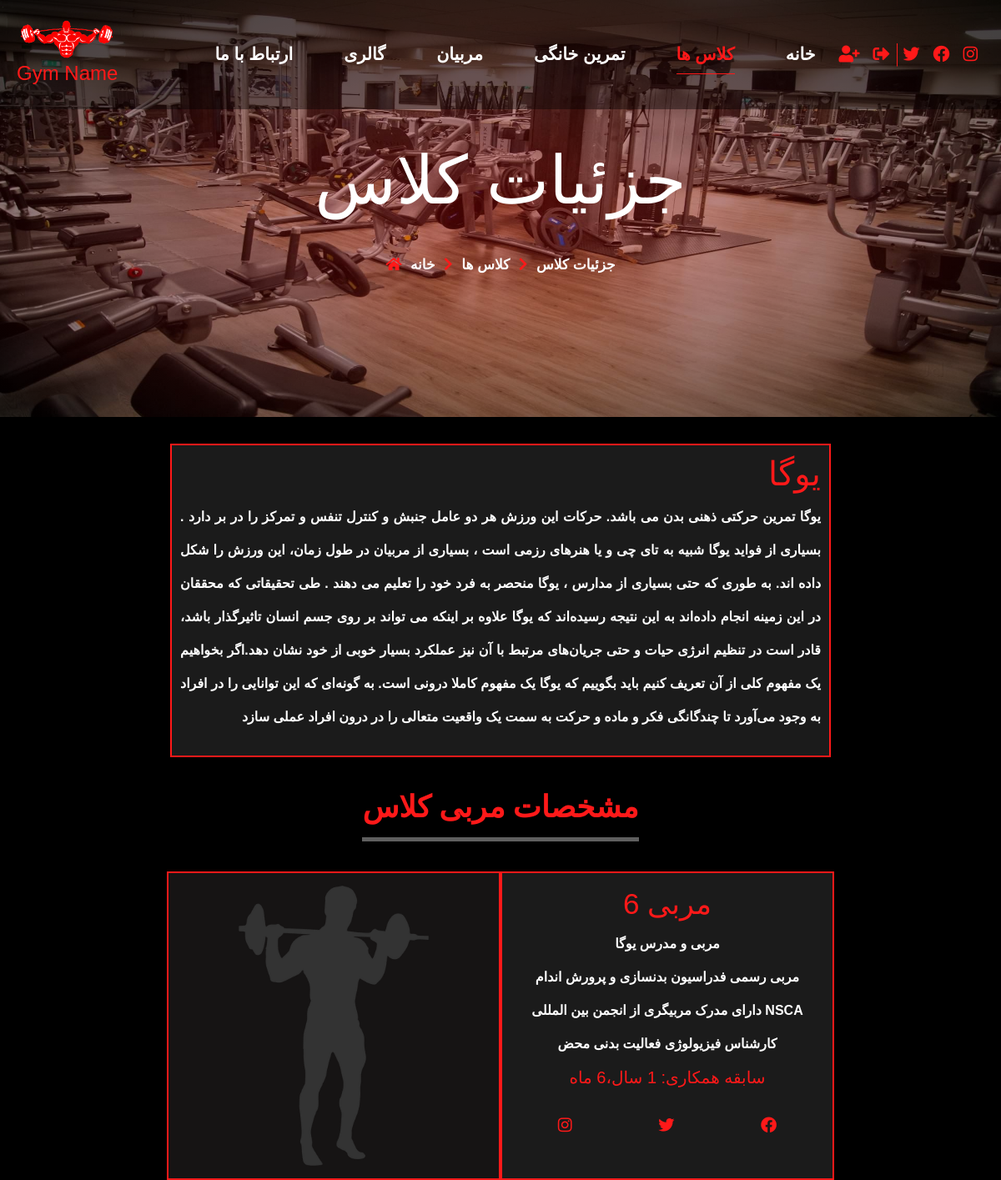
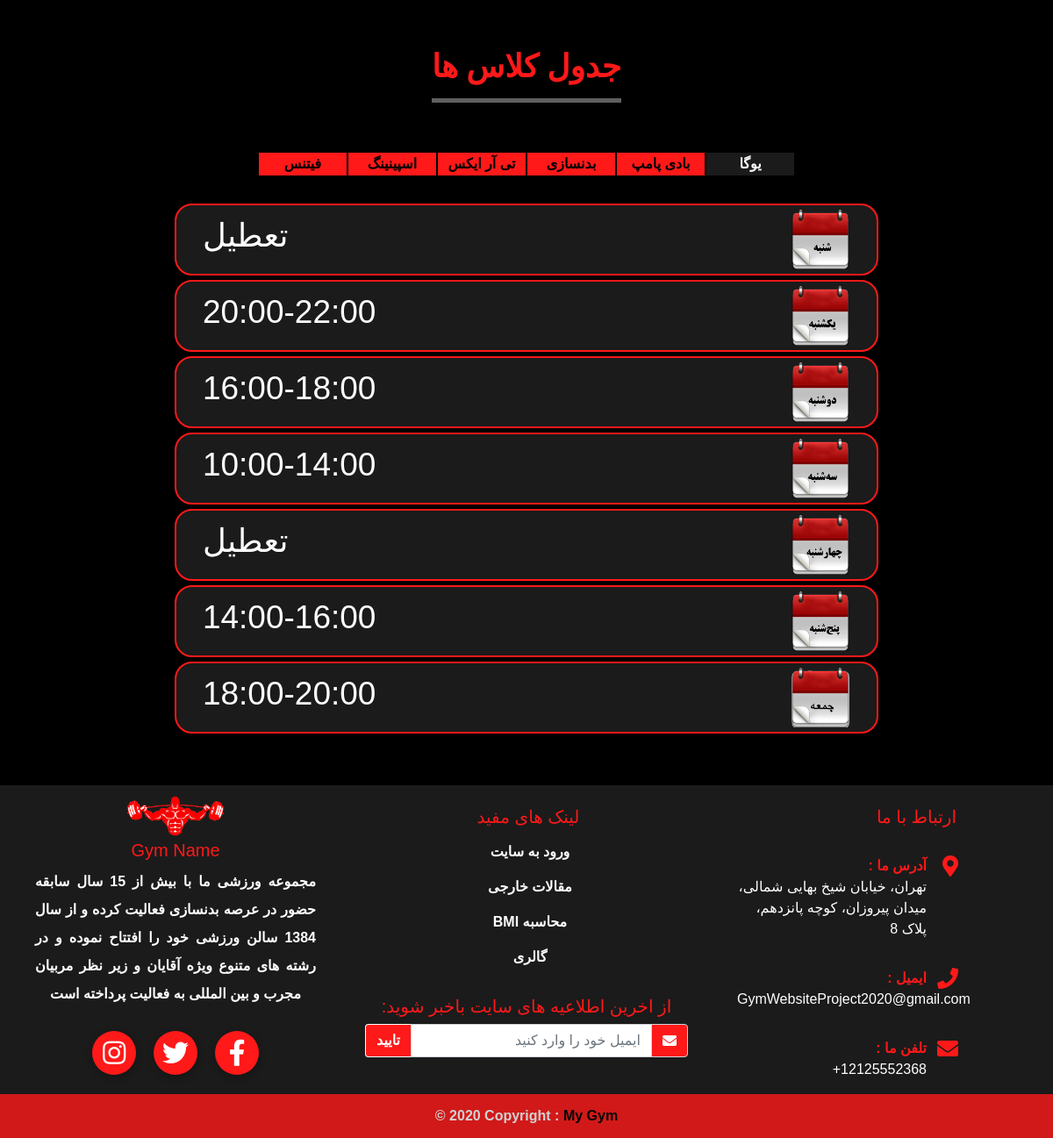
The app's page /classes/presence_classes/1 with its own data (2 pictures, top to bottom).
### pages/models.py (models this page shows, shortened)
class Banner(models.Model):
    class Pages(models.TextChoices):
            page_1 = 'presence_class', "کلاس های حضوری"
            page_2 = 'online_private_class', "کلاس های انلاین خصوصی"
            page_3 = 'online_public_class', "کلاس های انلاین عمومی"
            page_4  = 'beginner_workouts', "تمرینات سطح مبتدی"
            page_5 = 'intermediate_workouts', "تمرینات سطح متوسط"
            page_6 = 'advanced_workouts', "تمرینات سطح پیشرفته"
            page_7 = 'our_team', "تیم ما"
            page_8 = 'gallery', "گالری"
            page_9 = 'contact_us', "ارتباط با ما"
            page_10 = 'profile', "پروفایل کاربری"
            page_11 = 'online_private_class_details', "جزئیات کلاس انلاین خصوصی"
            page_12 = 'online_public_class_details',"جزئیات کلاس انلاین عمومی"
            page_13 = 'presence_class_details',"جزئیات کلاس حضوری"
    image = models.ImageField(upload_to='banners/pages_banners/%Y/%m/%d')
    title = models.CharField(max_length=100)
    page = models.CharField(max_length=100,choices=Pages.choices,unique=True)
    class Meta:
        verbose_name_plural = "بنر ها"

### classes/models.py (models this page shows, shortened)
class Class(models.Model):
    class Time(models.TextChoices):
            time_1 = '10:00-14:00', "10:00-14:00"
            time_2 = '14:00-16:00', "14:00-16:00"
            time_3 = '16:00-18:00', "16:00-18:00"
            time_4  = '18:00-20:00', "18:00-20:00"
            time_5 = '20:00-22:00', "20:00-22:00"
            closed = 'تعطیل', "تعطیل"
    coach = models.ForeignKey(Coach, on_delete=models.DO_NOTHING)
    title = models.CharField(max_length=200)
    workout_type = models.CharField(max_length=200,blank=True)
    image = models.ImageField(upload_to='classes/presence_classes/%Y/%m/%d')
    description = models.TextField(blank=True)
    price = models.DecimalField(max_digits=10, decimal_places=0)
    is_published = models.BooleanField(default=True)
    sunday = models.CharField(max_length=100,choices=Time.choices, default=Time.closed,verbose_name="یکشنبه")
    monday = models.CharField(max_length=100,choices=Time.choices, default=Time.closed,verbose_name="دوشنبه")
    tuesday = models.CharField(max_length=100,choices=Time.choices, default=Time.closed,verbose_name="سه شنبه")
    wednesday = models.CharField(max_length=100,choices=Time.choices, default=Time.closed,verbose_name="چهارشنبه")
    thursday = models.CharField(max_length=100,choices=Time.choices, default=Time.closed,verbose_name="پنجشنبه")
    friday = models.CharField(max_length=100,choices=Time.choices, default=Time.closed,verbose_name="جمعه")
    saturday = models.CharField(max_length=100,choices=Time.choices, default=Time.closed,verbose_name="شنبه")
    class Meta:
        verbose_name_plural = "کلاس های حضوری"

### coaches/models.py (models this page shows, shortened)
class Coach(models.Model):
    name = models.CharField(max_length=200)
    photo = models.ImageField(upload_to='coaches/%Y/%m/%d')
    live_stream_link = models.URLField(blank=True, null=True)
    classes = models.TextField(blank=True)
    info_1 = models.CharField(max_length=200,blank=True)
    info_2 = models.CharField(max_length=200,blank=True)
    info_3 = models.CharField(max_length=200,blank=True)
    info_4 = models.CharField(max_length=200,blank=True)
    hire_date = models.DateField(default=datetime.now,blank=False)
    instagram_link = models.URLField(blank=True)
    facebook_link = models.URLField(blank=True)
    twitter_link = models.URLField(blank=True)
    class Meta:
        verbose_name_plural = "مربیان"

### contact_us/models.py (models this page shows, shortened)
class Contact_Info(models.Model):
    address = models.TextField()
    phone = PhoneNumberField(null=False, blank=False)
    email = models.EmailField()
    instagram_link = models.URLField(blank=True)
    facebook_link = models.URLField(blank=True)
    twitter_link = models.URLField(blank=True)
    bio = models.TextField()
    class Meta:
        verbose_name_plural = "اطلاعات سایت"

### classes/views.py (the view)
# urls.py: path('presence_classes/<int:class_id>', views.class_details, name='class_details'),
def class_details(request,class_id):
    details = get_object_or_404(Class, pk=class_id)
    classes = Class.objects.filter(is_published=True)
    banner = Banner.objects.filter(page="presence_class_details").first()
    context = {
        'classes' : classes,
        'details' : details,
        'banner' : banner,
        'class1' : classes[0],
        }
    return render(request, './classes/class-details.html',context)

### pages/context_processors.py (called while the page is built, shortened)
def info(request):
    info = Contact_Info.objects.all()
    context = {
        'info' : info.first(),
    }
    all_users = User.objects.all()
    for user in all_users:
        active_registers , expired_registers = Register.objects.get_user_registers(user)
        for i in expired_registers:
            i.is_expired=True
            i.save()
    if request.user.is_authenticated:
        cart_obj, new_obj = Cart.objects.new_or_get(request.user)
        cart_count = cart_obj.selected_class.count() + cart_obj.online_selected_class.count()
        context.update({'cart_count' : cart_count})
    return(context)

### registers/models.py (called while the page is built)
def add_dates(sender, instance, *args, **kwrags):
    if instance.status == 'پرداخت شده':
        if instance.register_date is None and instance.expiration_date is None:
            instance.register_date = date.today()
            instance.expiration_date = date.today() + timedelta(days=1)

def pre_save_create_register_id(sender, instance, *args, **kwrags):
    if not instance.register_id:
        instance.register_id = unique_register_id_generator(instance)

def post_save_register(sender, instance, created, *args, **kwrags):
    if created:
        instance.update_total()

def change_cart_status(sender, instance, *args, **kwargs):
    if instance.status == "پرداخت شده":
        qs = Cart.objects.filter(id=instance.cart.id)
        qs.update(terminated=True)

    def get_user_registers(self,user):
        active_classes = []
        qs = self.get_queryset().filter(user=user, status="پرداخت شده")
        for i in qs:
            if i.expiration_date > date.today():
                active_classes.append(i)
        s = set(active_classes)
        expired_classes = [x for x in qs if x not in s]
        return active_classes, expired_classes

### templates/classes/class-details.html (shortened to what this page needs)
{% extends 'base.html' %}
{% load static %}
{% load humanize %}
{% block content %}
<section>
  <div class="banner" style="background-image: url('{{ banner.image.url }}');">
    <h1 data-aos="fade-up" data-aos-duration="800">{{ banner.title }}</h1>
    <div class="page-address">
      <span><i class="fa fa-home"></i></span>
      <span> جزئیات کلاس </span>
      <span><i class="fas fa-chevron-right"></i></span>
      <span> کلاس ها </span>
      <span><i class="fas fa-chevron-right"></i></span>
      <span> خانه </span>
    </div>
  </div>
</section>
<section class="container class-info">
  <h1>{{ details.title }}</h1>
  <p>
    {{ details.description }}
  </p>
</section>
<section class="container-fluid">
  <span class="simple-title">مشخصات مربی کلاس</span>
  <div class="row d-flex justify-content-center">
    <div class="col-md-4 coach-image">
      <img src="{{details.coach.photo.url}}" alt="" />
    </div>
    <div class="col-md-4 coach-info">
      <div class="coach-header">
        <h3>{{ details.coach.name }}</h3>
        {% if details.coach.info_1 %}
        <p>{{ details.coach.info_1 }}</p>
        {% endif %}
        {% if details.coach.info_2 %}
        <p>{{ details.coach.info_2 }}</p>
        {% endif %}
        {% if details.coach.info_3 %}
        <p>{{ details.coach.info_3 }}</p>
        {% endif %}
        {% if details.coach.info_4 %}
        <p>{{ details.coach.info_4 }}</p>
        {% endif %}
        <h4>سابقه همکاری: {{ details.coach.hire_date | timesince }}</h4>
      </div>
      <div class="coach-social">
        <a {% if details.coach.instagram_link %} href="{{details.coach.instagram_link}}" {% else %} href="#"
          {% endif %}><i class="fab fa-instagram"></i></a>
        <a {% if details.coach.twitter_link %} href="{{details.coach.twitter_link}}" {% else %} href="#" {% endif %}><i
            class="fab fa-twitter"></i></a>
        <a {% if details.coach.facebook_link %} href="{{details.coach.facebook_link}}" {% else %} href="#"
          {% endif %}><i class="fab fa-facebook"></i></a>
      </div>
    </div>
  </div>
</section>
<section class="container-fluid my-5">
  <span class="simple-title">جدول کلاس ها</span>
<div class="tab">
  {% for class in classes %}
  {% if class == class1 %}
  <button class="tablinks active" onclick="schedule(event, '{{ class.title }}')">{{ class.title }}</button>
  {% else %}
  <button class="tablinks" onclick="schedule(event, '{{ class.title }}')">{{ class.title }}</button>
  {% endif %}
  {% endfor %}
</div>
{% for class in classes %}
{% if class == class1 %}
<div id="{{ class.title }}" class="tabcontent" style="display: block;">
{% else %}
<div id="{{ class.title }}" class="tabcontent">
  {% endif %}
  <div class="schedule">
  <img src="{% static 'images/شنبه.png' %}" alt="">
  <h5>{{ class.saturday }}</h5>
 </div>
<div class="schedule">
  <img src="{% static 'images/یکشنبه.png' %}" alt="">
  <h5>{{ class.sunday }}</h5>
  </div>
<div class="schedule">
  <img src="{% static 'images/دوشنبه.png' %}" alt="">
  <h5>{{ class.monday }}</h5>
  </div>
<div class="schedule">
  <img src="{% static 'images/سه شنبه.png' %}" alt="">
  <h5>{{ class.tuesday }}</h5>
  </div>
<div class="schedule">
  <img src="{% static 'images/چهارشنبه.png' %}" alt="">
  <h5>{{ class.wednesday }}</h5>
  </div>
<div class="schedule">
  <img src="{% static 'images/پنجشنبه.png' %}" alt="">
  <h5>{{ class.thursday }}</h5>
  </div>
<div class="schedule">
  <img src="{% static 'images/جمعه.png' %}" alt="">
  <h5>{{ class.friday }}</h5>
  </div>
</div>
{% endfor %}
</section>
{% endblock %}

### templates/partials/footer.html (shortened to what this page needs)
{% load static %}
<footer>
  <div class="row no-gutters">
    <div class="col-lg-4">
      <div>
        <img src="{% static 'images/logo.png' %}" alt="" style="width: 30%;" />
        <h5>Gym Name</h5>
        <div class="mx-auto about-us">
          <p>{{ info.bio }}</p>
        </div>
      </div>
      <div class="footer-icon">
        <a href="{{ info.instagram_link }}" class="instagram"><i class="fab fa-instagram"></i></a>
        <a href="{{ info.twitter_link }}" class="twitter"><i class="fab fa-twitter"></i></a>
        <a href="{{ info.facebook_link }}" class="facebook"><i class="fab fa-facebook-f"></i></a>
      </div>
    </div>
    <div class="col-lg-4 mt-4">
      <div class="useful-links">
        <h5>لینک های مفید</h5>
        <ul>
          {% if user.is_authenticated %}
          <li><a href="{% url 'profile' %}">پروفایل کاربری</a></li>
          {% else %}
          <li><a href="{% url 'login' %}">ورود به سایت</a></li>
          {% endif %}
          <li><a href="https://www.menshealth.com/">مقالات خارجی</a></li>
          <li><a href="https://www.calculator.net/bmi-calculator.html">BMI محاسبه </a></li>
          <li><a href="{% url 'gallery' %}">گالری</a></li>
        </ul>
      </div>
      <div class="newsletters p-3">
        <div class="mb-2 text-white"><h5>:از اخرین اطلاعیه های سایت باخبر شوید</h5></div>
        <form method="POST">
          <div class="input-group">
            <button type="submit" class="btn shadow-none" name="submit_footer_subscribe">تایید</button>
            <input type="email" class="form-control text-right shadow-none" name="eamil_subscribe" placeholder="ایمیل خود را وارد کنید"/>
            <div class="input-group-append">
              <span class="input-group-text"><i class="fa fa-envelope"></i></span>
            </div>
          </div>
        </form>
      </div>
    </div>
    <div class="col-lg-4 contact-us mt-4">
      <h5>ارتباط با ما</h5>
      <ul class="footer-info">
        <li>
          <i class="fas fa-map-marker-alt"></i>
          <span>: آدرس ما</span>
          {{ info.address }}
</li>
        <li>
          <i class="fa fa-phone"></i>
          <span>: ایمیل</span>
          {{ info.email }}
        </li>
        <li>
          <i class="fa fa-envelope"></i>
          <span>: تلفن ما</span>
          {{ info.phone }}
        </li>
      </ul>
    </div>
  </div>
  <div class="lower-footer">
    © 2020 Copyright :
    <a href="{% url 'index' %}"> My Gym</a>
  </div>
</footer>

### Gym_Website/static/css/classes.css (style rules this page uses)
body { background-color: black; color: white; font-weight: bolder; font-family: sans-serif; text-align: center; }
section { margin-bottom: 2em; }
i { color: #ff1919; }
footer { background-color: #1b1b1b; font-weight: bolder; }
footer h5 { color: #ff1919; }
footer [class*="col-"] { margin-top: 0.5em; }
.newsletters .input-group .btn { color: white; background-color: #ff1919; border-top-right-radius: 0; border-bottom-right-radius: 0; font-weight: bolder; border: solid 1px white; border-right: none; }
.newsletters .input-group .input-group-text { background-color: #ff1919; }
.newsletters .input-group .input-group-text i { color: white; }
.footer-icon { display: -webkit-box; display: -ms-flexbox; display: flex; -webkit-box-pack: center; -ms-flex-pack: center; justify-content: center; }
.footer-icon a { margin: 10px; font-size: 30px; width: 50px; height: 50px; text-align: center; -ms-flex-item-align: center; align-self: center; text-decoration: none; border-radius: 50%; -webkit-box-shadow: 0px 3px 10px rgba(0, 0, 0, 0.25); box-shadow: 0px 3px 10px rgba(0, 0, 0, 0.25); background-color: #ff1919; display: -webkit-box; display: -ms-flexbox; display: flex; -webkit-box-pack: center; -ms-flex-pack: center; justify-content: center; -webkit-box-align: center; -ms-flex-align: center; align-items: center; }
.footer-icon a i { color: white; }
.useful-links { margin-right: 2em; }
.useful-links h5 { padding-left: 1.8em; }
.useful-links ul li { list-style-type: none; margin: 16px; }
.useful-links ul li a { text-decoration: none; color: white; }
.lower-footer { color: white; background-color: #ff1919; opacity: 0.8; padding: 0.8rem 0; }
.lower-footer a { color: black; text-decoration: none; }
.contact-us h5 { text-align: right; padding-right: 5.5em; }
.contact-us .footer-info { text-align: right; margin-right: 9em; }
.contact-us .footer-info li { font-size: 16px; color: white; position: relative; list-style-type: none; margin-top: 2em; font-weight: normal; }
.contact-us .footer-info li i { position: absolute; right: -1.5em; top: 0; font-size: 24px; color: #ff1919; }
.contact-us .footer-info li span { color: #ff1919; display: block; font-family: "Oswald", sans-serif; font-weight: bolder; }
.about-us { width: 80%; line-height: 2rem; text-align: justify; text-align-last: center; }
.banner { height: 500px; background-repeat: no-repeat; background-size: 100% 100%; display: -webkit-box; display: -ms-flexbox; display: flex; -webkit-box-orient: vertical; -webkit-box-direction: normal; -ms-flex-direction: column; flex-direction: column; -webkit-box-align: center; -ms-flex-align: center; align-items: center; -webkit-box-pack: center; -ms-flex-pack: center; justify-content: center; }
.banner h1 { font-size: calc(5vw + 20px); z-index: 1; }
.banner .page-address { margin-top: 2em; z-index: 1; }
.banner .page-address span { padding: 3px; font-size: calc(0.5vw + 11px); }
.banner::after { content: ""; position: absolute; top: 0; left: 0; height: 500px; width: 100%; background: radial-gradient(ellipse at center, rgba(181, 8, 8, 0.38) 0%, rgba(0, 0, 0, 0.6) 100%); background-size: 100% 100%; }

### records on screen
Banner: image (picture), title "جزئیات کلاس"
Class: title "یوگا", description "یوگا تمرین حرکتی ذهنی بدن می باشد. حرکات این ورزش هر دو عامل جنبش و کنترل تنفس و تمرکز را در بر دارد . بسیاری از فواید یوگا شبیه به تای چی و یا هنرهای رزمی است ، بسیاری از مربیان در طول زمان، این ورزش را شکل داده اند. به طوری که حتی بسیاری از مدارس ، یوگا منحصر به فرد خود را تعلیم می دهند . طی تحقیقاتی که محققان در این زمینه انجام داده‌اند به این نتیجه رسیده‌اند که یوگا علاوه بر اینکه می تواند بر روی جسم انسان تاثیرگذار باشد، قادر است در تنظیم انرژی حیات و حتی جریان‌های مرتبط با آن نیز عملکرد بسیار خوبی از خود نشان دهد.اگر بخواهیم یک مفهوم کلی از آن تعریف کنیم باید بگوییم که یوگا یک مفهوم کاملا درونی است. به گونه‌ای که این توانایی را در افراد به وجود می‌آورد تا چندگانگی فکر و ماده و حرکت به…", coach.photo (picture), coach.name "مربی 6", coach.info_1 "مربی و مدرس یوگا", coach.info_2 "مربی رسمی فدراسیون بدنسازی و پرورش اندام", coach.info_3 "دارای مدرک مربیگری از انجمن بین المللی NSCA", coach.info_4 "کارشناس فیزیولوژی فعالیت بدنی محض", coach.hire_date "1 سال،6 ماه", saturday "تعطیل", sunday "20:00-22:00", monday "16:00-18:00", tuesday "10:00-14:00", wednesday "تعطیل", thursday "14:00-16:00", friday "18:00-20:00"
Class: title "بادی پامپ"
Class: title "بدنسازی"
Class: title "تی آر ایکس"
Class: title "اسپینینگ"
Class: title "فیتنس"
Contact_Info: bio "مجموعه ورزشی ما با بيش از 15 سال سابقه حضور در عرصه بدنسازی فعالیت کرده و از سال 1384 سالن ورزشی خود را افتتاح نموده و در رشته های متنوع ویژه آقايان و زیر نظر مربیان مجرب و بین المللی به فعالیت پرداخته است", address "تهران، خیابان شیخ بهایی شمالی، میدان پیروزان، کوچه پانزدهم، پلاک 8", email "GymWebsiteProject2020@gmail.com", phone "+12125552368"
